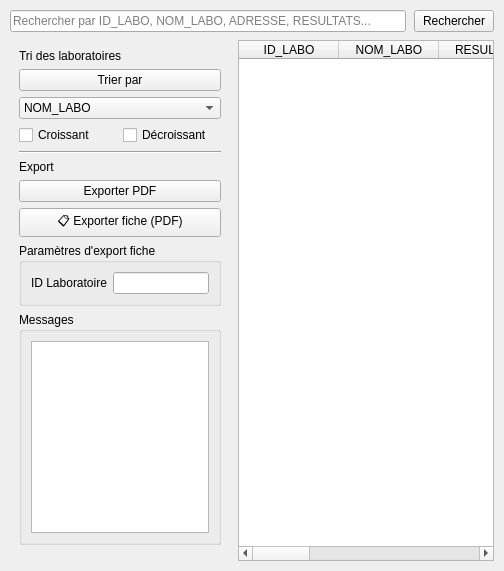
                    <widget class="QWidget" name="page_rech1">
                      <layout class="QVBoxLayout" name="rechLayout1">
                        <property name="spacing">
                          <number>8</number>
                        </property>
                        <property name="leftMargin">
                          <number>10</number>
                        </property>
                        <property name="topMargin">
                          <number>10</number>
                        </property>
                        <property name="rightMargin">
                          <number>10</number>
                        </property>
                        <property name="bottomMargin">
                          <number>10</number>
                        </property>
                        <item>
                          <layout class="QHBoxLayout" name="rechTopLayout1">
                            <item>
                              <widget class="QLineEdit" name="lineEditRechercheLabo">
                                <property name="placeholderText">
                                  <string>Rechercher par ID_LABO, NOM_LABO, ADRESSE, RESULTATS...</string>
                                </property>
                              </widget>
                            </item>
                            <item>
                              <widget class="QPushButton" name="btnRechercher">
                                <property name="text">
                                  <string>Rechercher</string>
                                </property>
                              </widget>
                            </item>
                          </layout>
                        </item>
                        <item>
                          <layout class="QHBoxLayout" name="rechMainLayout1">
                            <item>
                              <widget class="QFrame" name="frame_41">
                                <property name="minimumSize">
                                  <size>
                                    <width>220</width>
                                    <height>0</height>
                                  </size>
                                </property>
                                <property name="maximumSize">
                                  <size>
                                    <width>220</width>
                                    <height>16777215</height>
                                  </size>
                                </property>
                                <layout class="QVBoxLayout" name="frame4Layout1">
                                  <item>
                                    <widget class="QLabel" name="label_71">
                                      <property name="text">
                                        <string>Tri des laboratoires</string>
                                      </property>
                                    </widget>
                                  </item>
                                  <item>
                                    <widget class="QPushButton" name="btnTrier1">
                                      <property name="text">
                                        <string>Trier par</string>
                                      </property>
                                    </widget>
                                  </item>
                                  <item>
                                    <widget class="QComboBox" name="comboBoxTriLabo">
                                      <item>
                                        <property name="text">
                                          <string>NOM_LABO</string>
                                        </property>
                                      </item>
                                      <item>
                                        <property name="text">
                                          <string>RESULTATS</string>
                                        </property>
                                      </item>
                                      <item>
                                        <property name="text">
                                          <string>ID_LABO</string>
                                        </property>
                                      </item>
                                      <item>
                                        <property name="text">
                                          <string>CONFORMITE</string>
                                        </property>
                                      </item>
                                    </widget>
                                  </item>
                                  <item>
                                    <layout class="QHBoxLayout" name="sortOptionsLayout1">
                                      <item>
                                        <widget class="QCheckBox" name="checkBoxTriLaboCroissant">
                                          <property name="text">
                                            <string>Croissant</string>
                                          </property>
                                        </widget>
                                      </item>
                                      <item>
                                        <widget class="QCheckBox" name="checkBoxTriLaboDecroissant">
                                          <property name="text">
                                            <string>Décroissant</string>
                                          </property>
                                        </widget>
                                      </item>
                                    </layout>
                                  </item>
                                  <item>
                                    <widget class="Line" name="line_export">
                                      <property name="orientation">
                                        <enum>Qt::Horizontal</enum>
                                      </property>
                                    </widget>
                                  </item>
                                  <item>
                                    <widget class="QLabel" name="label_export">
                                      <property name="text">
                                        <string>Export</string>
                                      </property>
                                    </widget>
                                  </item>
                                  <item>
                                    <widget class="QPushButton" name="btnExportPDF">
                                      <property name="text">
                                        <string>Exporter PDF</string>
                                      </property>
                                    </widget>
                                  </item>
                                  <item>
                                    <widget class="QPushButton" name="btnExportFicheLabo">
                                      <property name="text">
                                        <string>📋 Exporter fiche (PDF)</string>
                                      </property>
                                    </widget>
                                  </item>
                                  <item>
                                    <widget class="QGroupBox" name="groupIdExportLabo">
                                      <property name="title">
                                        <string>Paramètres d'export fiche</string>
                                      </property>
                                      <layout class="QFormLayout" name="formIdExportLabo">
                                        <item row="0" column="0">
                                          <widget class="QLabel" name="label_id_export_labo">
                                            <property name="text">
                                              <string>ID Laboratoire</string>
                                            </property>
                                          </widget>
                                        </item>
                                        <item row="0" column="1">
                                          <widget class="QLineEdit" name="lineEdit_id_export_labo" />
                                        </item>
                                      </layout>
                                    </widget>
                                  </item>
                                  <item>
                                    <widget class="QGroupBox" name="groupMessagesExportLabo">
                                      <property name="title">
                                        <string>Messages</string>
                                      </property>
                                      <layout class="QVBoxLayout" name="vMessagesExportLabo">
                                        <item>
                                          <widget class="QTextEdit" name="textEdit_export_messages_labo">
                                            <property name="readOnly">
                                              <bool>true</bool>
                                            </property>
                                            <property name="minimumHeight">
                                              <number>80</number>
                                            </property>
                                          </widget>
                                        </item>
                                      </layout>
                                    </widget>
                                  </item>
                                  <item>
                                    <spacer name="frame4Spacer1">
                                      <property name="orientation">
                                        <enum>Qt::Vertical</enum>
                                      </property>
                                    </spacer>
                                  </item>
                                </layout>
                              </widget>
                            </item>
                            <item>
                              <widget class="QTableWidget" name="tableWidgetLabo">
                                <property name="sizePolicy">
                                  <sizepolicy hsizetype="Expanding" vsizetype="Expanding">
                                    <horstretch>1</horstretch>
                                    <verstretch>1</verstretch>
                                  </sizepolicy>
                                </property>
                                <attribute name="horizontalHeaderStretchLastSection">
                                  <bool>true</bool>
                                </attribute>
                                <column>
                                  <property name="text">
                                    <string>ID_LABO</string>
                                  </property>
                                </column>
                                <column>
                                  <property name="text">
                                    <string>NOM_LABO</string>
                                  </property>
                                </column>
                                <column>
                                  <property name="text">
                                    <string>RESULTATS</string>
                                  </property>
                                </column>
                                <column>
                                  <property name="text">
                                    <string>CONFORMITE</string>
                                  </property>
                                </column>
                                <column>
                                  <property name="text">
                                    <string>ADRESSE</string>
                                  </property>
                                </column>
                                <column>
                                  <property name="text">
                                    <string>ESPACE_LABO</string>
                                  </property>
                                </column>
                                <column>
                                  <property name="text">
                                    <string>ESPACE_RESTE</string>
                                  </property>
                                </column>
                                <column>
                                  <property name="text">
                                    <string>REVIEW</string>
                                  </property>
                                </column>
                              </widget>
                            </item>
                          </layout>
                        </item>
                      </layout>
                    </widget>
